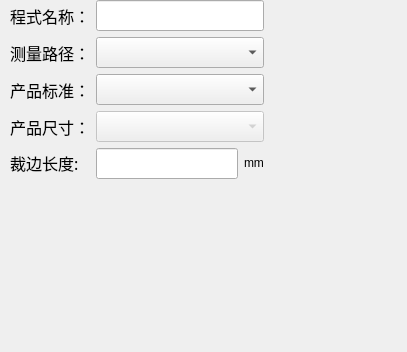
<?xml version="1.0" encoding="UTF-8"?>
<ui version="4.0">
 <class>RecipeControl</class>
 <widget class="QWidget" name="RecipeControl">
  <property name="geometry">
   <rect>
    <x>0</x>
    <y>0</y>
    <width>407</width>
    <height>352</height>
   </rect>
  </property>
  <property name="windowTitle">
   <string>Form</string>
  </property>
  <widget class="QWidget" name="layoutWidget">
   <property name="geometry">
    <rect>
     <x>10</x>
     <y>0</y>
     <width>381</width>
     <height>336</height>
    </rect>
   </property>
   <layout class="QGridLayout" name="gridLayout_2">
    <property name="sizeConstraint">
     <enum>QLayout::SetFixedSize</enum>
    </property>
    <item row="1" column="1">
     <widget class="QLineEdit" name="lineEdit_recipeName">
      <property name="font">
       <font>
        <family>微软雅黑</family>
        <pointsize>12</pointsize>
       </font>
      </property>
      <property name="text">
       <string/>
      </property>
     </widget>
    </item>
    <item row="2" column="0">
     <widget class="QLabel" name="label_8">
      <property name="font">
       <font>
        <family>微软雅黑</family>
        <pointsize>12</pointsize>
       </font>
      </property>
      <property name="text">
       <string>测量路径：</string>
      </property>
     </widget>
    </item>
    <item row="4" column="1">
     <widget class="QComboBox" name="comboBox_size">
      <property name="enabled">
       <bool>false</bool>
      </property>
      <property name="sizePolicy">
       <sizepolicy hsizetype="Expanding" vsizetype="Fixed">
        <horstretch>0</horstretch>
        <verstretch>0</verstretch>
       </sizepolicy>
      </property>
      <property name="font">
       <font>
        <family>微软雅黑</family>
        <pointsize>12</pointsize>
       </font>
      </property>
     </widget>
    </item>
    <item row="4" column="0">
     <widget class="QLabel" name="label_10">
      <property name="font">
       <font>
        <family>微软雅黑</family>
        <pointsize>12</pointsize>
       </font>
      </property>
      <property name="text">
       <string>产品尺寸：</string>
      </property>
     </widget>
    </item>
    <item row="2" column="1">
     <widget class="QComboBox" name="comboBox_path">
      <property name="enabled">
       <bool>true</bool>
      </property>
      <property name="sizePolicy">
       <sizepolicy hsizetype="Expanding" vsizetype="Fixed">
        <horstretch>0</horstretch>
        <verstretch>0</verstretch>
       </sizepolicy>
      </property>
      <property name="font">
       <font>
        <family>微软雅黑</family>
        <pointsize>12</pointsize>
       </font>
      </property>
     </widget>
    </item>
    <item row="1" column="0">
     <widget class="QLabel" name="label_22">
      <property name="font">
       <font>
        <family>微软雅黑</family>
        <pointsize>12</pointsize>
       </font>
      </property>
      <property name="text">
       <string>程式名称：</string>
      </property>
     </widget>
    </item>
    <item row="3" column="1">
     <widget class="QComboBox" name="comboBox_thickness">
      <property name="enabled">
       <bool>true</bool>
      </property>
      <property name="sizePolicy">
       <sizepolicy hsizetype="Expanding" vsizetype="Fixed">
        <horstretch>0</horstretch>
        <verstretch>0</verstretch>
       </sizepolicy>
      </property>
      <property name="font">
       <font>
        <family>微软雅黑</family>
        <pointsize>12</pointsize>
       </font>
      </property>
     </widget>
    </item>
    <item row="3" column="0">
     <widget class="QLabel" name="label_9">
      <property name="font">
       <font>
        <family>微软雅黑</family>
        <pointsize>12</pointsize>
       </font>
      </property>
      <property name="text">
       <string>产品标准：</string>
      </property>
     </widget>
    </item>
    <item row="5" column="0">
     <widget class="QLabel" name="label_24">
      <property name="sizePolicy">
       <sizepolicy hsizetype="Fixed" vsizetype="Fixed">
        <horstretch>0</horstretch>
        <verstretch>0</verstretch>
       </sizepolicy>
      </property>
      <property name="font">
       <font>
        <family>微软雅黑</family>
        <pointsize>12</pointsize>
       </font>
      </property>
      <property name="text">
       <string>裁边长度:</string>
      </property>
     </widget>
    </item>
    <item row="5" column="1">
     <layout class="QHBoxLayout" name="horizontalLayout">
      <item>
       <widget class="QLineEdit" name="lineEdit_trimSize">
        <property name="font">
         <font>
          <family>微软雅黑</family>
          <pointsize>12</pointsize>
         </font>
        </property>
        <property name="text">
         <string/>
        </property>
       </widget>
      </item>
      <item>
       <widget class="QLabel" name="label">
        <property name="sizePolicy">
         <sizepolicy hsizetype="Preferred" vsizetype="Fixed">
          <horstretch>0</horstretch>
          <verstretch>0</verstretch>
         </sizepolicy>
        </property>
        <property name="text">
         <string>mm</string>
        </property>
       </widget>
      </item>
     </layout>
    </item>
   </layout>
  </widget>
 </widget>
 <resources/>
 <connections/>
</ui>
